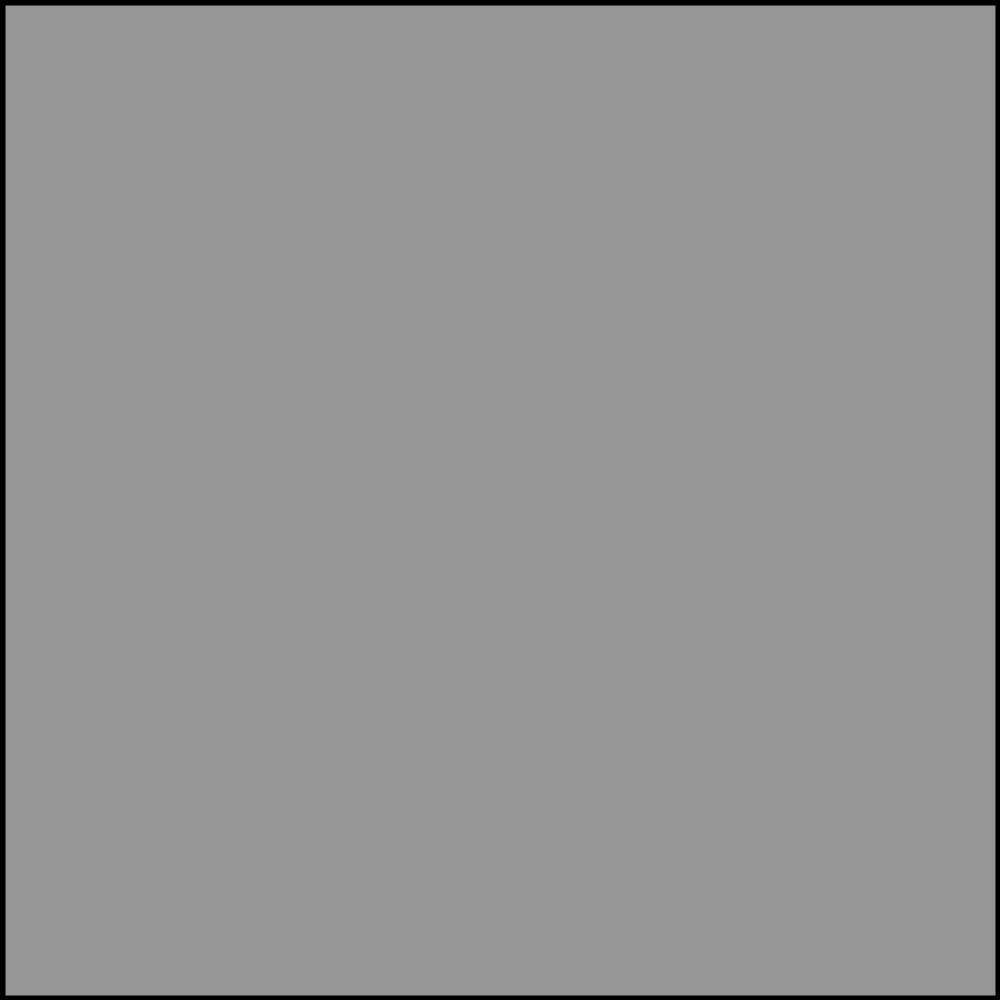
Frame 1 (no input)
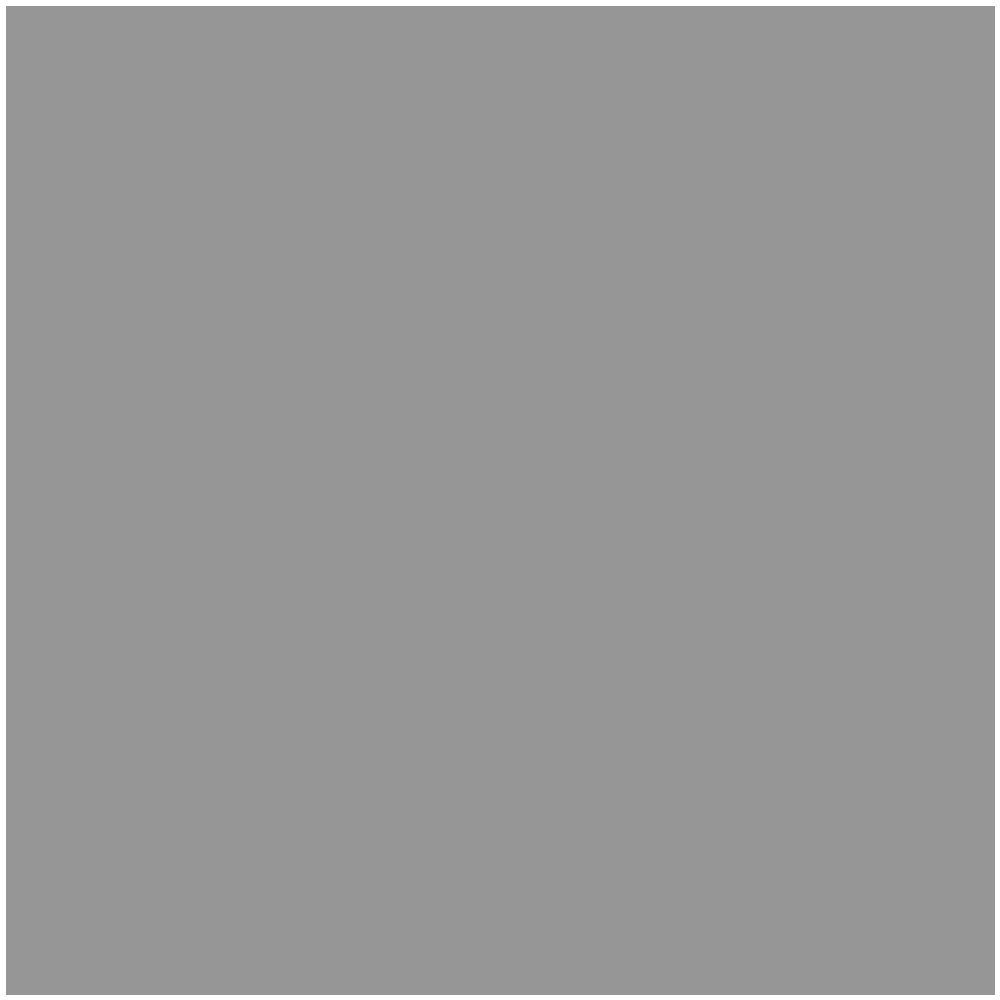
Frame 60 (the mouse pressed at the canvas centre just before this capture)
Frame 120 (the mouse held since frame 60 and released just before this capture): identical to frame 60, image omitted

The Processing sketch that drew these frames (run headless with seeded random() and noise(); from frame 60 on, the mouse is pressed at the canvas centre):

// Processing sketch: DrawHelper
// ── DrawHelper.pde
int prevX, prevY;
boolean firstTime = true;

void setup() {
 size(1000,1000);
 background(150); 
 println("beginShape();");
}

void draw() {
  strokeWeight(10);
  noFill();
  rect(0,0,1000,1000);
  fill(122);
  stroke(255);
  curveTightness(0.25);
  strokeJoin(MITER);
//  noFill();
  pushStyle();
  stroke(0);
//beginShape();
//  curveVertex(3, 4);
//  curveVertex(388, 3);
//  curveVertex(381, 259);
//  curveVertex(5, 258);
//  curveVertex(5, 6);
//  curveVertex(386, 7);
//  curveVertex(994, 6);
//  curveVertex(997, 165);
//  curveVertex(676, 199);
//  curveVertex(386, 263);
//  curveVertex(646, 386);
//  curveVertex(666, 209);
//  curveVertex(995, 165);
//  curveVertex(996, 678);
//  curveVertex(706, 668);
//  curveVertex(648, 391);
//  curveVertex(704, 665);
//  curveVertex(336, 643);
//  curveVertex(412, 862);
//  curveVertex(593, 943);
//  curveVertex(998, 943);
//  curveVertex(995, 680);
//  curveVertex(335, 643);
//  curveVertex(132, 764);
//  curveVertex(3, 943);
//  curveVertex(989, 942);
//  curveVertex(991, 683);
//  curveVertex(338, 642);
//  curveVertex(136, 763);
//  curveVertex(10, 940);
//  curveVertex(4, 259);
//endShape();
popStyle();
  
}


void mousePressed() {
  if(mouseButton == LEFT) {
  
    if(firstTime == true) {
      prevX = mouseX;
      prevY = mouseY;
      firstTime = false;
    }
    fill(0);
    stroke(0);
    strokeWeight(15);
    point(mouseX, mouseY);
    line(prevX, prevY, mouseX, mouseY);
    prevX = mouseX;
    prevY = mouseY;
    
    //println(mouseX + " " + mouseY);
    //println("\tcurveVertex(" + mouseX + ", " + mouseY + ");");
    println(mouseX + " " + mouseY + " rlineto");
  
  }
  
  if(mouseButton == RIGHT) {
    println("endShape();");
    fill(122);
    rect(0,0,height,width);
  }
}
